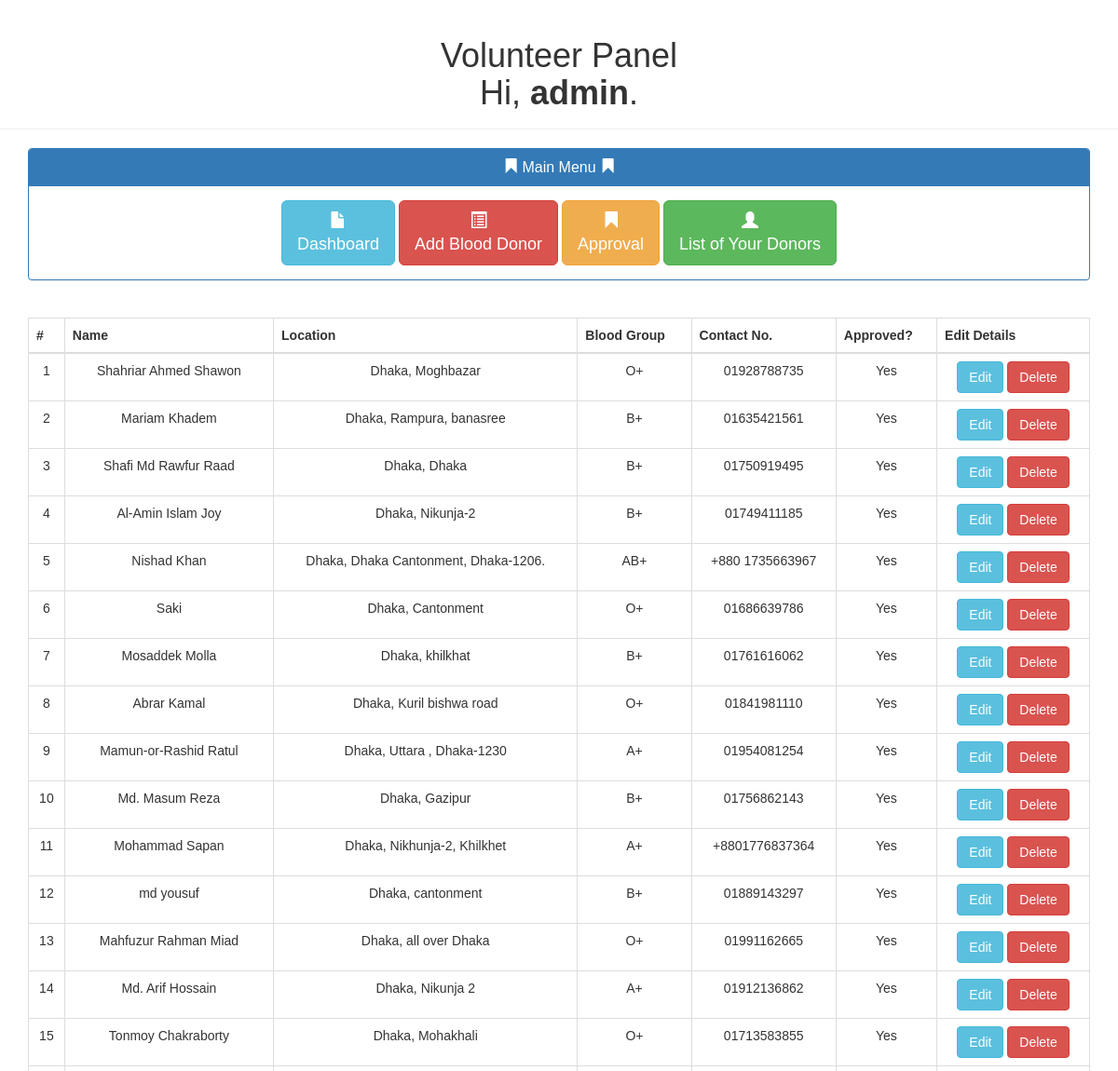
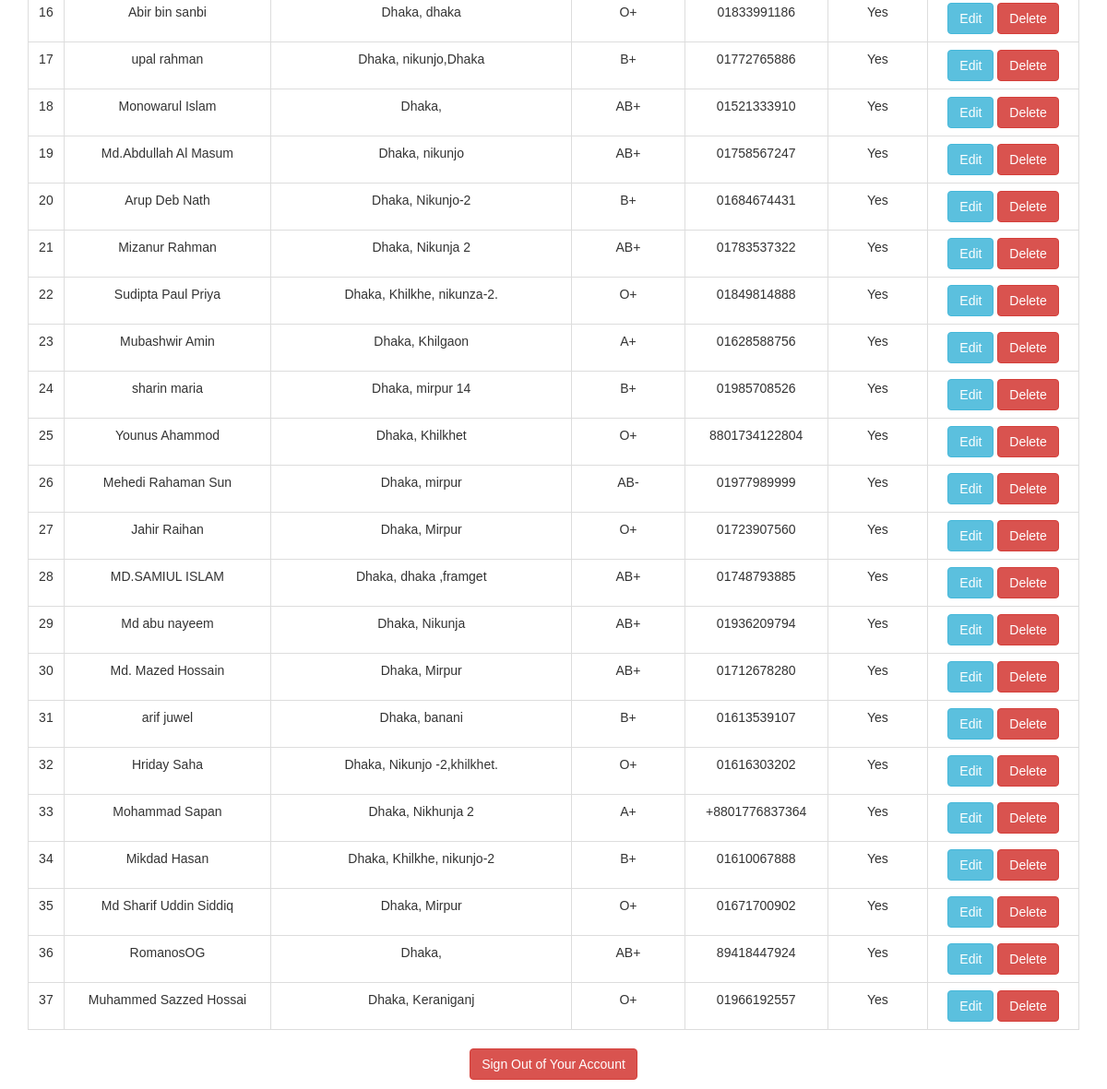
Page /donorall.php (signed in) on the committed database (2 pictures, top to bottom).
### tables this page shows
CREATE TABLE `sheet1` (
  `id` int(11) NOT NULL,
  `Name` varchar(22) DEFAULT NULL,
  `Password` varchar(10) DEFAULT NULL,
  `DOB` varchar(10) DEFAULT NULL,
  `BloodGroup` varchar(3) DEFAULT NULL,
  `Gender` varchar(10) DEFAULT NULL,
  `City` varchar(25) DEFAULT NULL,
  `Area` varchar(31) DEFAULT NULL,
  `Mobile` varchar(24) DEFAULT NULL,
  `FBID` varchar(100) DEFAULT NULL,
  `EmailAddress` varchar(100) DEFAULT NULL,
  `LastDonated` varchar(13) DEFAULT NULL,
  `Approved` int(1) DEFAULT NULL,
  `Remarks` varchar(25) DEFAULT NULL,
  `Reference` varchar(50) DEFAULT NULL
);

### donorall.php (the view, shortened to what this page needs)
<!DOCTYPE html>
<html lang="en">
  <head>
    <link rel="stylesheet" href="https://maxcdn.bootstrapcdn.com/bootstrap/3.3.7/css/bootstrap.css">
  </head>
  <body>
    <div class="page-header">
      <h1>Volunteer Panel <br/>Hi, <b><?php echo htmlspecialchars($_SESSION['username']); ?></b>. </h1>
    </div>
    <div class="container">
      <div class="row">
        <div class="col-md-12">
          <div class="panel panel-primary">
            <div class="panel-heading">
              <h3 class="panel-title">
              <span class="glyphicon glyphicon-bookmark"></span> Main Menu <span class="glyphicon glyphicon-bookmark"></span></h3>
            </div>
            <div class="panel-body">
              <div class="row">
                <a href="welcome.php" class="btn btn-info btn-lg" role="button"><span class="glyphicon glyphicon-file"></span> <br/>Dashboard</a>
                <a href="add.php" class="btn btn-danger btn-lg" role="button"><span class="glyphicon glyphicon-list-alt"></span> <br/>Add Blood Donor</a>
                <a href="cmod.php" class="btn btn-warning btn-lg" role="button"><span class="glyphicon glyphicon-bookmark"></span> <br/>Approval</a>
                <a href="donorall.php" class="btn btn-success btn-lg" role="button"><span class="glyphicon glyphicon-user"></span> <br/>List of Your Donors</a>
              </div>
            </div>
          </div>
        </div>
      </div>
    </div>
    <div class="px-0">
      <div class="container">
        <div class="row">
          <div class="col-md-12" style="margin-top:20px;">
            <table class="table table-bordered">
              <thead>
                <tr>
                  <th>#</th>
                  <th>Name</th>
                  <th>Location</th>
                  <th>Blood Group</th>
                  <th>Contact No.</th>
                  <th>Approved?</th>
                  <th>Edit Details</th>
                </tr>
              </thead>
              <tbody>
                <?php
                include('database.php');
                $sql="SELECT * FROM sheet1";
                $result = mysqli_query($con, $sql);
                if ($result->num_rows > 0) {
                $i=1;
                while($row = mysqli_fetch_array($result)) {
                ?>
                <tr>
                  <td>
                    <?php
                    echo $i++;
                    ?>
                  </td>
                  <td><?php echo $row["Name"]; ?></td>
                  <td><?php echo $row["City"]; ?>, <?php echo $row["Area"]; ?></td>
                  <td><?php echo $row["BloodGroup"]; ?></td>
                  <td><?php echo $row["Mobile"]; ?></td>
                  <td> <?php if($row["Approved"]==1) printf("Yes"); else printf("No"); ?> </td>
                  <td>
                    <a href="edit.php?id=<?php echo $row["id"]; ?>" class="btn btn-info" role="button">Edit</a>
                    <a href="approve.php?isGood=0&id=<?php echo $row["id"]; ?>" class="btn btn-danger" role="button">Delete</a>
                  </td>
                </tr>
                <?php
                }
                } else {
                echo "0 results";
                }
                ?>
              </tbody>
            </table>
          </div>
        </div>
      </div>
    </div>
    <p><a href="logout.php" class="btn btn-danger">Sign Out of Your Account</a></p>
  </body>
</html>

### donorall.php (style rules this page uses)
body { font: 14px sans-serif; text-align: center; }

### rows in the picture
sheet1: Name "Shahriar Ahmed Shawon", City "Dhaka", Area "Moghbazar", BloodGroup "O+", Mobile "01928788735", Approved "Yes"
sheet1: Name "Mariam Khadem", City "Dhaka", Area "Rampura, banasree", BloodGroup "B+", Mobile "01635421561", Approved "Yes"
sheet1: Name "Shafi Md Rawfur Raad", City "Dhaka", Area "Dhaka", BloodGroup "B+", Mobile "01750919495", Approved "Yes"
sheet1: Name "Al-Amin Islam Joy", City "Dhaka", Area "Nikunja-2", BloodGroup "B+", Mobile "01749411185", Approved "Yes"
sheet1: Name "Nishad Khan", City "Dhaka", Area "Dhaka Cantonment, Dhaka-1206.", BloodGroup "AB+", Mobile "+880 1735663967", Approved "Yes"
sheet1: Name "Saki", City "Dhaka", Area "Cantonment", BloodGroup "O+", Mobile "01686639786", Approved "Yes"
sheet1: Name "Mosaddek Molla", City "Dhaka", Area "khilkhat", BloodGroup "B+", Mobile "01761616062", Approved "Yes"
sheet1: Name "Abrar Kamal", City "Dhaka", Area "Kuril bishwa road", BloodGroup "O+", Mobile "01841981110", Approved "Yes"
sheet1: Name "Mamun-or-Rashid Ratul", City "Dhaka", Area "Uttara , Dhaka-1230", BloodGroup "A+", Mobile "01954081254", Approved "Yes"
sheet1: Name "Md. Masum Reza", City "Dhaka", Area "Gazipur", BloodGroup "B+", Mobile "01756862143", Approved "Yes"
sheet1: Name "Mohammad Sapan", City "Dhaka", Area "Nikhunja-2, Khilkhet", BloodGroup "A+", Mobile "+8801776837364", Approved "Yes"
sheet1: Name "md yousuf", City "Dhaka", Area "cantonment", BloodGroup "B+", Mobile "01889143297", Approved "Yes"
sheet1: Name "Mahfuzur Rahman Miad", City "Dhaka", Area "all over Dhaka", BloodGroup "O+", Mobile "01991162665", Approved "Yes"
sheet1: Name "Md. Arif Hossain", City "Dhaka", Area "Nikunja 2", BloodGroup "A+", Mobile "01912136862", Approved "Yes"
sheet1: Name "Tonmoy Chakraborty", City "Dhaka", Area "Mohakhali", BloodGroup "O+", Mobile "01713583855", Approved "Yes"
sheet1: Name "Abir bin sanbi", City "Dhaka", Area "dhaka", BloodGroup "O+", Mobile "01833991186", Approved "Yes"
sheet1: Name "upal rahman", City "Dhaka", Area "nikunjo,Dhaka", BloodGroup "B+", Mobile "01772765886", Approved "Yes"
sheet1: Name "Monowarul Islam", City "Dhaka", BloodGroup "AB+", Mobile "01521333910", Approved "Yes"
sheet1: Name "Md.Abdullah Al Masum", City "Dhaka", Area "nikunjo", BloodGroup "AB+", Mobile "01758567247", Approved "Yes"
sheet1: Name "Arup Deb Nath", City "Dhaka", Area "Nikunjo-2", BloodGroup "B+", Mobile "01684674431", Approved "Yes"
sheet1: Name "Mizanur Rahman", City "Dhaka", Area "Nikunja 2", BloodGroup "AB+", Mobile "01783537322", Approved "Yes"
sheet1: Name "Sudipta Paul Priya", City "Dhaka", Area "Khilkhe, nikunza-2.", BloodGroup "O+", Mobile "01849814888", Approved "Yes"
sheet1: Name "Mubashwir Amin", City "Dhaka", Area "Khilgaon", BloodGroup "A+", Mobile "01628588756", Approved "Yes"
sheet1: Name "sharin maria", City "Dhaka", Area "mirpur 14", BloodGroup "B+", Mobile "01985708526", Approved "Yes"
sheet1: Name "Younus Ahammod", City "Dhaka", Area "Khilkhet", BloodGroup "O+", Mobile "8801734122804", Approved "Yes"
sheet1: Name "Mehedi Rahaman Sun", City "Dhaka", Area "mirpur", BloodGroup "AB-", Mobile "01977989999", Approved "Yes"
sheet1: Name "Jahir Raihan", City "Dhaka", Area "Mirpur", BloodGroup "O+", Mobile "01723907560", Approved "Yes"
sheet1: Name "MD.SAMIUL ISLAM", City "Dhaka", Area "dhaka ,framget", BloodGroup "AB+", Mobile "01748793885", Approved "Yes"
sheet1: Name "Md abu nayeem", City "Dhaka", Area "Nikunja", BloodGroup "AB+", Mobile "01936209794", Approved "Yes"
sheet1: Name "Md. Mazed Hossain", City "Dhaka", Area "Mirpur", BloodGroup "AB+", Mobile "01712678280", Approved "Yes"
sheet1: Name "arif juwel", City "Dhaka", Area "banani", BloodGroup "B+", Mobile "01613539107", Approved "Yes"
sheet1: Name "Hriday Saha", City "Dhaka", Area "Nikunjo -2,khilkhet.", BloodGroup "O+", Mobile "01616303202", Approved "Yes"
sheet1: Name "Mohammad Sapan", City "Dhaka", Area "Nikhunja 2", BloodGroup "A+", Mobile "+8801776837364", Approved "Yes"
sheet1: Name "Mikdad Hasan", City "Dhaka", Area "Khilkhe, nikunjo-2", BloodGroup "B+", Mobile "01610067888", Approved "Yes"
sheet1: Name "Md Sharif Uddin Siddiq", City "Dhaka", Area "Mirpur", BloodGroup "O+", Mobile "01671700902", Approved "Yes"
sheet1: Name "RomanosOG", City "Dhaka", BloodGroup "AB+", Mobile "89418447924", Approved "Yes"
sheet1: Name "Muhammed Sazzed Hossai", City "Dhaka", Area "Keraniganj", BloodGroup "O+", Mobile "01966192557", Approved "Yes"

### other values in the picture
$_SESSION['username'] "admin"
